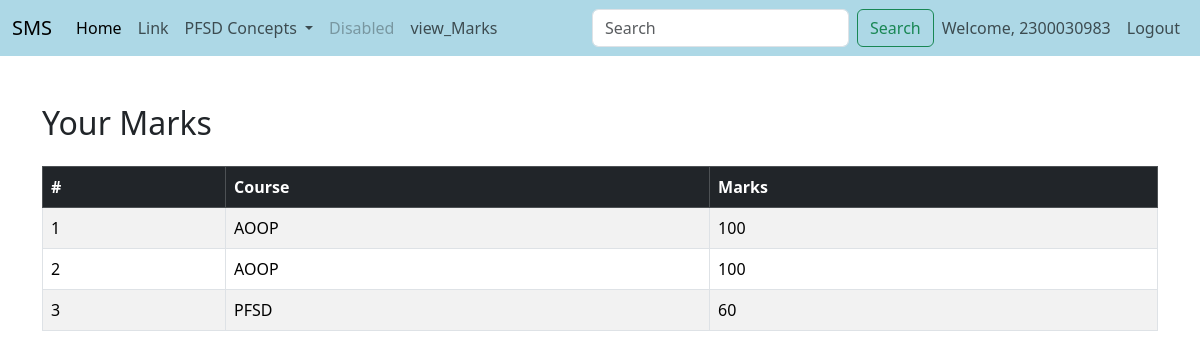
The page /studentapp/view_marks/ (signed in) on the database its author committed.
### facultyapp/models.py (models this page shows, shortened)
class Marks(models.Model):
    COURSE_CHOICES=[
        ('AOOP', 'ADVANCED OBJECT ORIENTED PROGRAMMING'),
        ('PFSD' , 'PYTHON FULL STACK DEVELOPMENT'),
    ]
    student = models.ForeignKey(StudentList, on_delete =models.CASCADE)
    course=models.CharField(max_length=50,choices=COURSE_CHOICES)
    marks =models.IntegerField()

### studentapp/views.py (the view)
# urls.py: path('view_marks/', views.view_marks, name='view_marks'),
def view_marks(request):
    user = request.user
    try:
        student_user=User.objects.get(username=user.username)
        student = StudentList.objects.get(Register_Number=student_user)
        marks=Marks.objects.filter(student=student)
        return render(request,'studentapp/view_marks.html', {'marks': marks})
    except (StudentList.DoesNotExist, User.DoesNotExist):
        return render(request,'studentapp/no_studentlist.html',{'error': 'No student record found for this user.'})

### templates/studentapp/view_marks.html (shortened to what this page needs)
{% extends 'Navbar/StudentNavbar.html' %}
{% load static %}
{% block body %}
<div class="container mt-5">
    {% if marks %}
        <h2 class="mb-4">Your Marks</h2>
        <div class="table-responsive">
            <table class="table table-bordered table-striped">
                <thead class="table-dark">
                    <tr>
                        <th>#</th>
                        <th>Course</th>
                        <th>Marks</th>
                    </tr>
                </thead>
                <tbody>
                    {% for mark in marks %}
                    <tr>
                        <td>{{ forloop.counter }}</td>
                        <td>{{ mark.course }}</td>
                        <td>{{ mark.marks }}</td>
                    </tr>
                    {% endfor %}
                </tbody>
            </table>
        </div>
    {% else %}
        <h2 class="text-danger">No marks available</h2>
    {% endif %}
</div>
{% endblock %}

### templates/Navbar/StudentNavbar.html (shortened to what this page needs)
<!DOCTYPE html>
<html lang="en">
<head>
    <link href="https://cdn.jsdelivr.net/npm/bootstrap@5.3.3/dist/css/bootstrap.min.css" rel="stylesheet">
</head>
<body>
<nav class="navbar navbar-expand-lg " style = "background-color: lightblue">
  <div class="container-fluid">
    <a class="navbar-brand" href="{% url 'projecthomepage' %}">SMS</a>
    <div class="collapse navbar-collapse" id="navbarSupportedContent">
      <ul class="navbar-nav me-auto mb-2 mb-lg-0">
        <li class="nav-item">
          <a class="nav-link active" aria-current="page" href="#">Home</a>
        </li>
        <li class="nav-item">
          <a class="nav-link" href="#">Link</a>
        </li>
        <li class="nav-item dropdown">
          <a class="nav-link dropdown-toggle" href="#" role="button" data-bs-toggle="dropdown" aria-expanded="false">
            PFSD Concepts
          </a>
        </li>
        <li class="nav-item">
          <a class="nav-link disabled" aria-disabled="true">Disabled</a>
        </li>
          <li class="nav-item">
          <a class="nav-link" href="{% url 'view_marks' %}">view_Marks</a>
        </li>
      </ul>
      <form class="d-flex" role="search">
        <input class="form-control me-2" type="search" placeholder="Search" aria-label="Search">
        <button class="btn btn-outline-success" type="submit">Search</button>
      </form>
    </div>
    <ul  class="navbar-nav ms-auto">
<li>
        {% if user.is_authenticated %}
        <li class="nav-item">
        <span class="nav-link">Welcome, {{ user.username }}</span>
    </li>
          <li class="nav-item">
          <a class="nav-link" href="{% url 'logout' %}">Logout</a>
          </li>
        {% endif %}
 </li>
      </ul>
  </div>
</nav>
{% block body %}
{% endblock %}
</body>
</html>

### rows shown on the page
Marks: course "AOOP", marks "100"
Marks: course "AOOP", marks "100"
Marks: course "PFSD", marks "60"

### other values the page prints
{{ user.username }} "2300030983"
